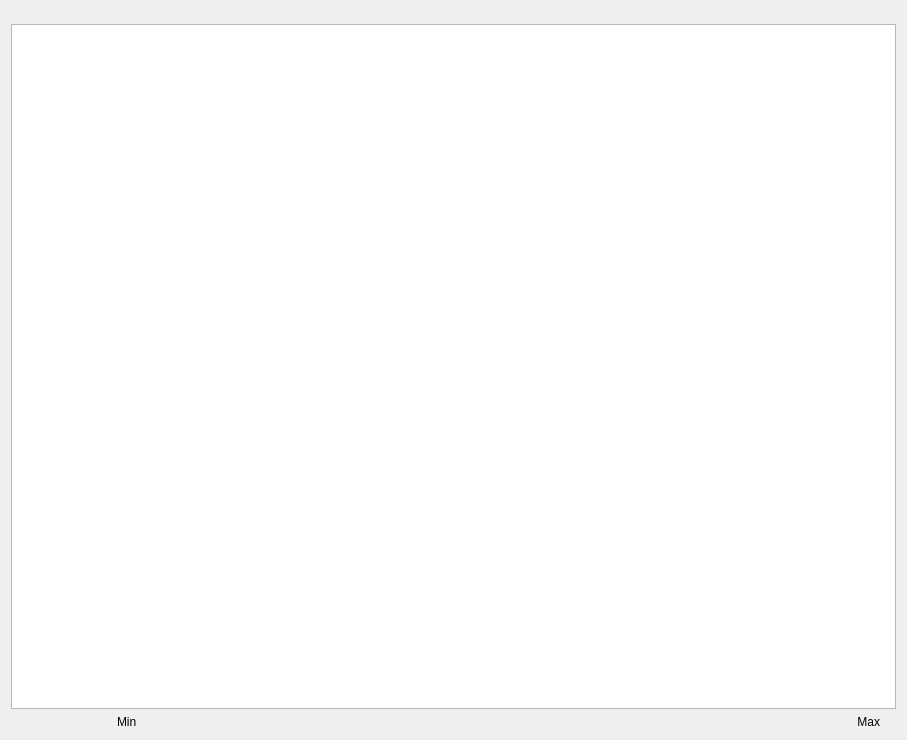
<?xml version="1.0" encoding="UTF-8"?>
<ui version="4.0">
 <class>DataWindowDockWidget</class>
 <widget class="QWidget" name="DataWindowDockWidget">
  <property name="geometry">
   <rect>
    <x>0</x>
    <y>0</y>
    <width>907</width>
    <height>740</height>
   </rect>
  </property>
  <property name="sizePolicy">
   <sizepolicy hsizetype="Preferred" vsizetype="Preferred">
    <horstretch>0</horstretch>
    <verstretch>0</verstretch>
   </sizepolicy>
  </property>
  <property name="minimumSize">
   <size>
    <width>200</width>
    <height>200</height>
   </size>
  </property>
  <property name="contextMenuPolicy">
   <enum>Qt::DefaultContextMenu</enum>
  </property>
  <property name="windowTitle">
   <string>Data Plot</string>
  </property>
  <layout class="QVBoxLayout" name="verticalLayout">
   <item>
    <layout class="QGridLayout" name="m_gridLayout">
     <item row="3" column="1">
      <widget class="QLabel" name="m_label_sampleMin">
       <property name="sizePolicy">
        <sizepolicy hsizetype="Preferred" vsizetype="Fixed">
         <horstretch>0</horstretch>
         <verstretch>0</verstretch>
        </sizepolicy>
       </property>
       <property name="text">
        <string>Min</string>
       </property>
      </widget>
     </item>
     <item row="3" column="0">
      <widget class="QLabel" name="m_horizontalSpacer_Min">
       <property name="sizePolicy">
        <sizepolicy hsizetype="Fixed" vsizetype="Fixed">
         <horstretch>0</horstretch>
         <verstretch>0</verstretch>
        </sizepolicy>
       </property>
       <property name="minimumSize">
        <size>
         <width>40</width>
         <height>5</height>
        </size>
       </property>
       <property name="maximumSize">
        <size>
         <width>100</width>
         <height>1</height>
        </size>
       </property>
       <property name="text">
        <string/>
       </property>
      </widget>
     </item>
     <item row="3" column="3">
      <widget class="QLabel" name="m_horizontalSpacer_Max">
       <property name="sizePolicy">
        <sizepolicy hsizetype="Fixed" vsizetype="Fixed">
         <horstretch>0</horstretch>
         <verstretch>0</verstretch>
        </sizepolicy>
       </property>
       <property name="minimumSize">
        <size>
         <width>10</width>
         <height>5</height>
        </size>
       </property>
       <property name="text">
        <string/>
       </property>
      </widget>
     </item>
     <item row="0" column="0">
      <spacer name="m_verticalSpacer_markerSample">
       <property name="orientation">
        <enum>Qt::Vertical</enum>
       </property>
       <property name="sizeType">
        <enum>QSizePolicy::Fixed</enum>
       </property>
       <property name="sizeHint" stdset="0">
        <size>
         <width>13</width>
         <height>13</height>
        </size>
       </property>
      </spacer>
     </item>
     <item row="3" column="2">
      <widget class="QLabel" name="m_label_sampleMax">
       <property name="sizePolicy">
        <sizepolicy hsizetype="Preferred" vsizetype="Fixed">
         <horstretch>0</horstretch>
         <verstretch>0</verstretch>
        </sizepolicy>
       </property>
       <property name="layoutDirection">
        <enum>Qt::LeftToRight</enum>
       </property>
       <property name="text">
        <string>Max</string>
       </property>
       <property name="alignment">
        <set>Qt::AlignRight|Qt::AlignTrailing|Qt::AlignVCenter</set>
       </property>
      </widget>
     </item>
     <item row="1" column="0" rowspan="2" colspan="4">
      <widget class="QTableView" name="m_tableView_rawTableView">
       <property name="sizePolicy">
        <sizepolicy hsizetype="Expanding" vsizetype="Expanding">
         <horstretch>0</horstretch>
         <verstretch>0</verstretch>
        </sizepolicy>
       </property>
       <property name="minimumSize">
        <size>
         <width>0</width>
         <height>0</height>
        </size>
       </property>
       <property name="mouseTracking">
        <bool>false</bool>
       </property>
       <property name="autoScroll">
        <bool>false</bool>
       </property>
       <property name="selectionMode">
        <enum>QAbstractItemView::ExtendedSelection</enum>
       </property>
       <property name="selectionBehavior">
        <enum>QAbstractItemView::SelectItems</enum>
       </property>
       <property name="verticalScrollMode">
        <enum>QAbstractItemView::ScrollPerPixel</enum>
       </property>
       <property name="horizontalScrollMode">
        <enum>QAbstractItemView::ScrollPerPixel</enum>
       </property>
       <property name="showGrid">
        <bool>false</bool>
       </property>
       <attribute name="horizontalHeaderVisible">
        <bool>false</bool>
       </attribute>
      </widget>
     </item>
    </layout>
   </item>
  </layout>
 </widget>
 <resources/>
 <connections/>
</ui>
